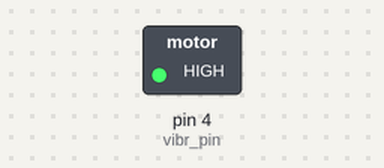
The sketch below on a simulated Arduino Uno, built with avr-gcc and run on an emulated ATmega328P. Parts: switched loads named in the sketch (green lamp = pin HIGH).

Above: at 1.0 s.
At 3.0 s:
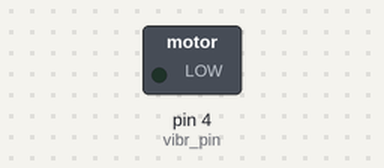
Timing chart, 0 to 5.2 s (numbered marks = the images above):
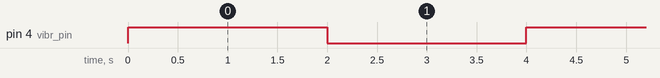

The sketch:

test_vibration_motor.ino
```cpp
int vibr_pin = 4;

void setup() {
  // put your setup code here, to run once:
  pinMode(vibr_pin, OUTPUT);
}

void loop() {
  // put your main code here, to run repeatedly:


  digitalWrite(vibr_pin, HIGH);

  delay(2000);

  digitalWrite(vibr_pin, LOW);

  delay(2000);

}
```

Measured:
- by itself, pin 4 (vibr_pin): alternates HIGH for 2.0 s and LOW for 2.0 s
